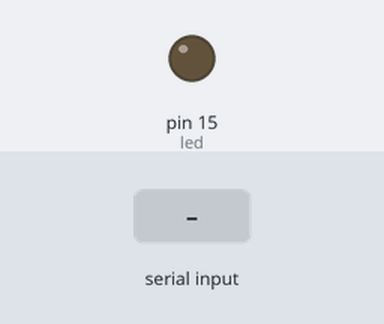
This sketch was run on a simulated Arduino Uno, built with avr-gcc and run on an emulated ATmega328P. Parts: output pins drawn as LEDs (lit = HIGH). The inputs (shaded band) are chosen by the test bench.

Above: at 1.2 s.
1.3 s: "a" received over Serial
At 2.5 s:
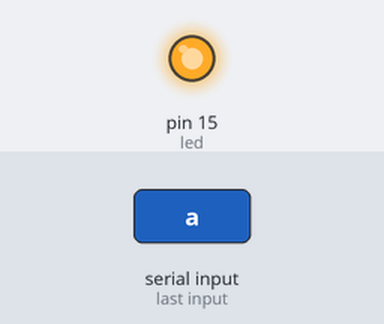
2.8 s: "b" received over Serial
At 3.6 s:
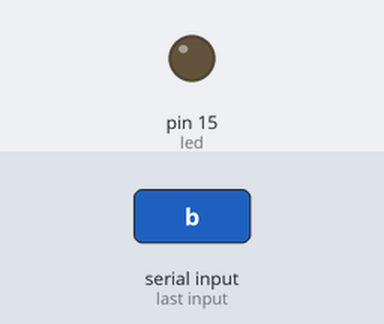
Timing chart, 0 to 5.8 s (numbered marks = the images above; inputs shaded):
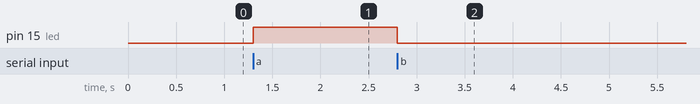

The sketch:

sketch_apr24b.ino
```cpp
const int led = 15;

void setup() {
  // put your setup code here, to run once:
  Serial.begin(9600);
  pinMode(led, OUTPUT);
  digitalWrite(led,0);
}

void loop() {
  // put your main code here, to run repeatedly:

  if(Serial.available()){
    char c = Serial.read();

    if(c == 'a'){
      digitalWrite(led , 1);
    }

    if(c == 'b'){
      digitalWrite(led, 0);
    }
  }
}
```

Measured:
- after the input at 1.3 s, pin 15 (led): LOW → HIGH at once
- after the input at 2.8 s, pin 15 (led): HIGH → LOW at once
